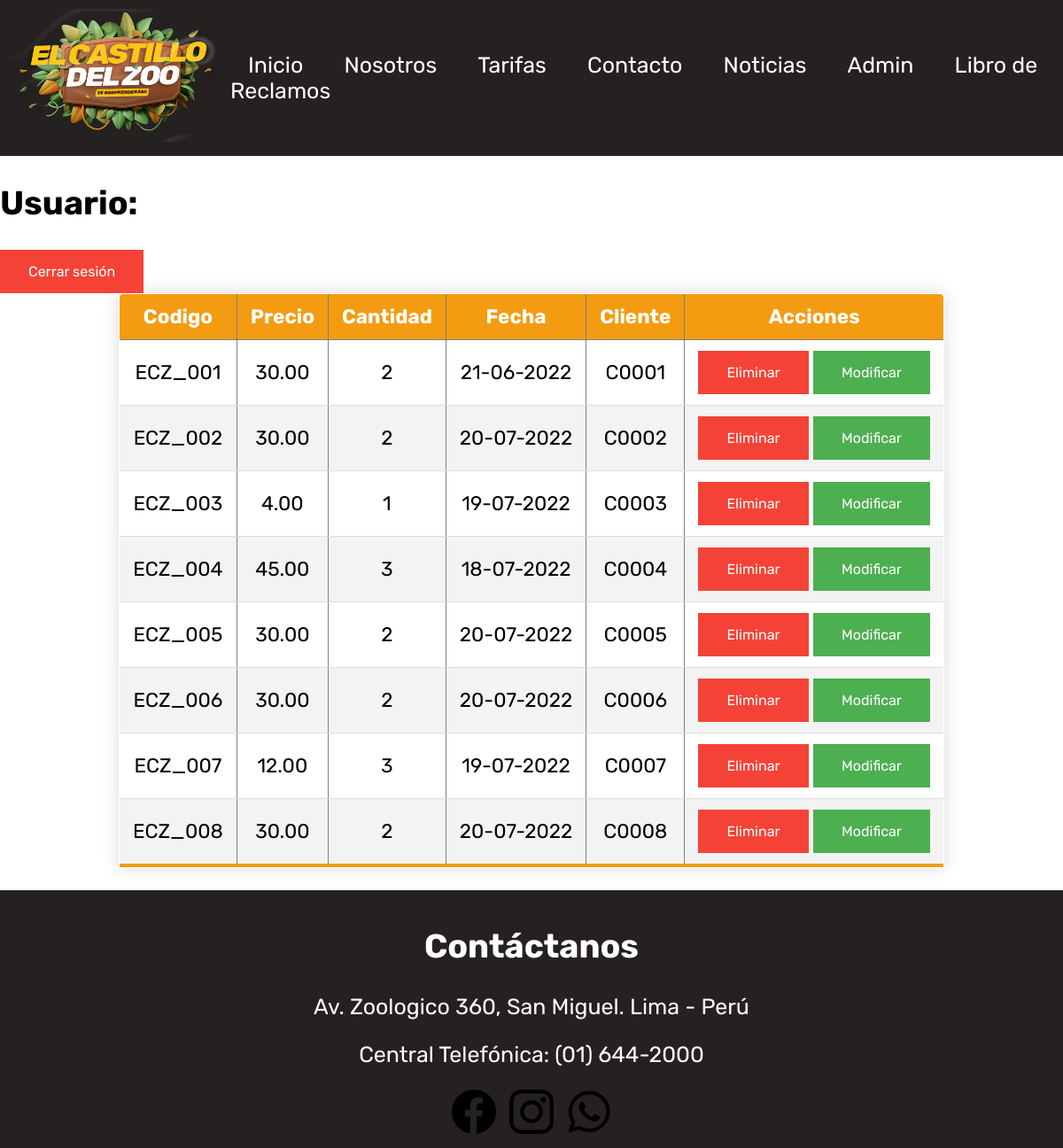
/paginas/entrada/listar.php, run on the app's committed database.
### tables this page shows
CREATE TABLE `entrada` (
  `entcod` varchar(10) NOT NULL,
  `pre` double(10,2) NOT NULL,
  `can` int(11) NOT NULL,
  `fec` varchar(30) NOT NULL,
  `clicod` varchar(10) NOT NULL
);

### controlador/conexion.php (called while the page is built, shortened)
<?php
function listarEntrada($conn){
    $sql="select entcod, pre, can, fec, clicod from entrada";
    $res= mysqli_query($conn, $sql);
    $vec=array();
    while($f= mysqli_fetch_array($res))
        $vec[]=$f;
    return $vec;
}
?>

### paginas/entrada/listar.php (the view, shortened to what this page needs)
<!DOCTYPE html>
<html>
<head>
	<link rel="stylesheet" type="text/css" href="../../css/css.css">
</head>
<body class="indext">
	<?php
		include "../../includes/admincabecera.php";
	?>
	<?php
	require('../../controlador/conexion.php');
	$conn = conectar();
	?>
	<h2>Usuario: <?= $_SESSION['usuario'] ?></h2>
	<a class="beliminar" href="../../llamadas/procesoCerrarSesion.php">Cerrar sesión</a>
	<table border="1" align="center" class="content-table">
	<thead>
	<tr>
		<th>Codigo</th>
		<th>Precio</th>
		<th>Cantidad</th>
		<th>Fecha</th>
		<th>Cliente</th>
		<th>Acciones</th>
	</tr>
	</thead>
		<?php
		foreach (listarEntrada($conn) as $key => $value) {
		?>
	<tr align="center">
		<td><?=$value[0]?></td>
		<td><?=$value[1]?></td>
		<td><?=$value[2]?></td>
		<td><?=$value[3]?></td>
		<td><?=$value[4]?></td>
		<td>
			<a href="../../llamadas/procesoEntrada.php?accion=eliminar&codigo=<?=$value[0]?>" class="beliminar" onclick="return ConfirmDelete()">Eliminar</a>
			<a href="editar.php?codigo=<?=$value[0]?>" class="bmodificar">Modificar</a>
		</td>
	</tr>
	<?php
	}
	?>
</table>
	<?php
		include "../../includes/adminpie.php";
	?>
</body>
</html>

### css/css.css (style rules this page uses)
body { background-image: url("../Imagenes/fondo2.jpg"); margin: 0; }
a { text-decoration: none; color: #FFFFFF; }
.indext { background-image: url("../Imagenes/fondo6.jpg"); margin: 0; font-family: Rubik; font-size: 25px; }
.beliminar { background-color: #f44336; border: none; color: white; padding: 15px 32px; text-align: center; text-decoration: none; display: inline-block; font-size: 16px; }
.bmodificar { background-color: #4CAF50; border: none; color: white; padding: 15px 32px; text-align: center; text-decoration: none; display: inline-block; font-size: 16px; }
.content-table { border-collapse: collapse; margin: 0 auto; font-size: 0.9em; min-width: 400px; border-radius: 5px 5px 0 0; overflow: hidden; box-shadow: 0 0 20px rgba(0, 0, 0, 0.15); }
.content-table thead tr { background-color: #F39C12; color: #ffffff; text-align: center; font-weight: bold; }
.content-table th, .content-table td { padding: 12px 15px; }
.content-table tbody tr { border-bottom: 1px solid #dddddd; }
.content-table tbody tr:nth-of-type(even) { background-color: #f3f3f3; }
.content-table tbody tr:last-of-type { border-bottom: 5px solid #F39C12; }

### data on the page
entrada: entcod "ECZ_001", pre "30.00", can "2", fec "21-06-2022", clicod "C0001"
entrada: entcod "ECZ_002", pre "30.00", can "2", fec "20-07-2022", clicod "C0002"
entrada: entcod "ECZ_003", pre "4.00", can "1", fec "19-07-2022", clicod "C0003"
entrada: entcod "ECZ_004", pre "45.00", can "3", fec "18-07-2022", clicod "C0004"
entrada: entcod "ECZ_005", pre "30.00", can "2", fec "20-07-2022", clicod "C0005"
entrada: entcod "ECZ_006", pre "30.00", can "2", fec "20-07-2022", clicod "C0006"
entrada: entcod "ECZ_007", pre "12.00", can "3", fec "19-07-2022", clicod "C0007"
entrada: entcod "ECZ_008", pre "30.00", can "2", fec "20-07-2022", clicod "C0008"
